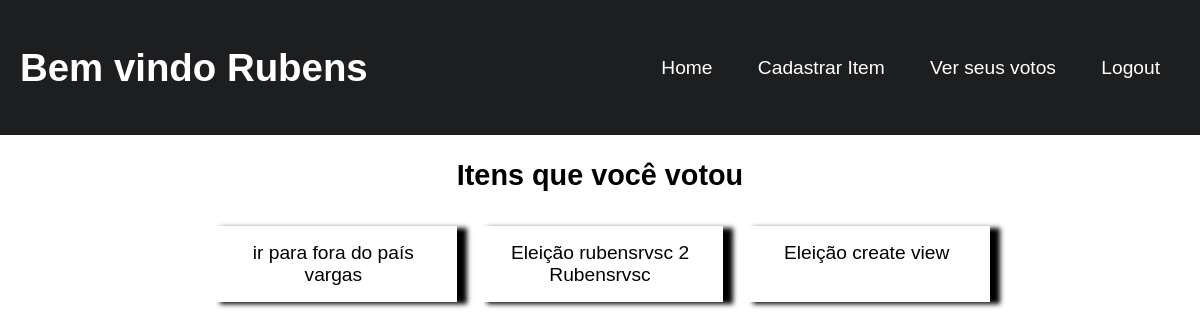
Screenshot of /ver_seus_votos (signed in) with the database file from the repository.
### voting/models.py (models this page shows, shortened)
class Vote(models.Model):
    eleitor_vote = models.ForeignKey(Eleitor,related_name="eleitor_vote",on_delete=models.CASCADE,null=True)
    item_vote = models.ForeignKey(Item,related_name="item_vote",on_delete=models.CASCADE,null=True)

class Item(models.Model):
    nome = models.CharField(max_length=100)
    descricao = models.CharField(max_length=300)
    itens = models.ForeignKey(Eleitor,related_name="eleitor_item",on_delete=models.CASCADE,null=True)

class Eleitor(models.Model):
    user = models.OneToOneField(User,related_name="eleitor",on_delete=models.CASCADE)

### voting/views.py (the view)
# urls.py: path('ver_seus_votos',VerSeusVotosView.as_view(),name="ver_seus_votos")
class VerSeusVotosView(generic.View):
    template_name = "ver_seus_votos.html"
    @method_decorator(login_required)
    def get(self,request):
        data = {
            'user':request.user,
            'votos': Vote.objects.filter(eleitor_vote=request.user.eleitor)
        }
        el = Eleitor.objects.get(user=request.user)
        return render(request,self.template_name,data)

### voting/templates/ver_seus_votos.html (shortened to what this page needs)
{% load static %}
<link href="{% static "style/cabecalho.css" %}" rel="stylesheet">
<link href="{% static "style/itens.css" %}" rel="stylesheet">
<body>
<header class="header">
<h1>Bem vindo  {{request.user.username}}</h1>
<nav class="menu">
    <ul>
        <li>
            <a href="{% url 'index' %}">Home</a>
            <a href="{% url 'cadastrar_item' %}">Cadastrar Item</a>
            <a href="{% url 'ver_seus_votos' %}">Ver seus votos</a>
            <a href="{% url 'logout' %}">Logout</a>
</li>
</ul>
</nav>
</header>
<div class="h2_voto">
<h2>Itens que você votou</h2>
</div>
<section class="flex">
    {% for i in votos%}
    <div>
        <p>{{i.item_vote.nome}}</p>
        <p>{{i.item_vote.itens.user.username}}</p>
    </div>
    {% endfor %}
</section>

### voting/static/style/cabecalho.css (style rules this page uses)
body, ul, li, p { margin: 0px; padding: 0px; list-style: none; font-size: 1.2rem; font-family: Arial; }
.header { background: #1d1e20; display: flex; justify-content: space-between; padding: 20px; align-items: center; flex-wrap: wrap; }
.header h1 { color: white; }
a { text-decoration: none; color: white; }
.menu { display: flex; }
.menu li { margin-left: 10px; }
.menu li a { padding: 20px; }

### voting/static/style/itens.css (style rules this page uses)
.h2_voto h2 { position: relative; text-align: center; }
.flex { display: flex; flex-wrap: wrap; max-width: 800px; margin: 0 auto; }
.flex > div { flex: 1 1 200px; margin: 10px; box-shadow: 10px 2px 5px black; text-align: center; padding: 2%; }

### rows the page displays
Vote: item_vote.nome "ir para fora do país", item_vote.itens.user.username "vargas"
Vote: item_vote.nome "Eleição rubensrvsc 2", item_vote.itens.user.username "Rubensrvsc"
Vote: item_vote.nome "Eleição create view"

### other values shown
{{ request.user.username }} "Rubens"
